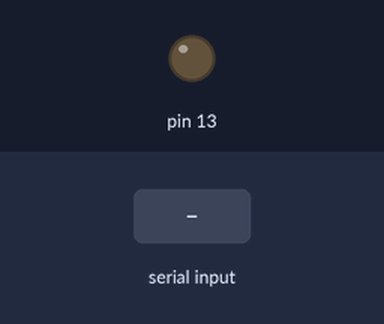
Simulated run of this sketch. Board: Arduino Uno, built with avr-gcc and run on an emulated ATmega328P. Shown: output pins drawn as LEDs (lit = HIGH). The test bench sets the inputs (shaded band). What the sketch prints to the serial monitor is not drawn.

Above: at 1.2 s.
1.3 s: "1" received over Serial
At 1.8 s:
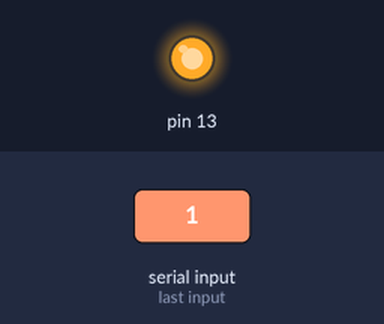
2.8 s: "0" received over Serial
At 4.0 s:
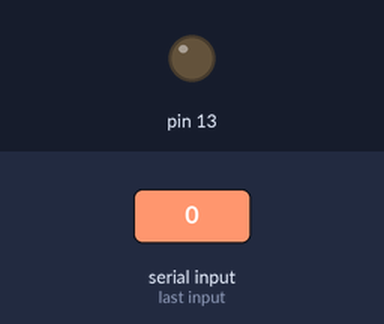
4.3 s: "2" received over Serial
At 5.3 s:
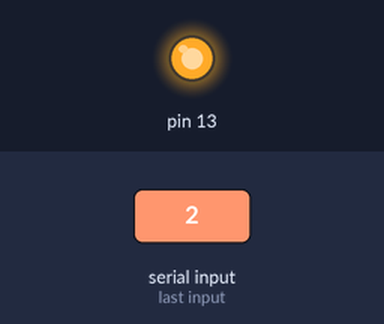
Timing chart, 0 to 7.3 s (numbered marks = the images above; inputs shaded):
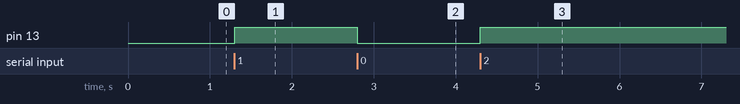

Measured:
- after the input at 1.3 s, pin 13: LOW → HIGH at once
- after the input at 2.8 s, pin 13: HIGH → LOW at once
- after the input at 4.3 s, pin 13: LOW → HIGH at once

The sketch:

arduino.ino
```cpp
// ping timer
int counter = 0;

// indicator toggle
boolean lightOn = false;

/*
 * Runs once when you press reset or power the board
 */
void setup() {
  // open serial port
  Serial.begin(115200);

  // initialize digital pin 13 as an output.
  pinMode(13, OUTPUT);
}

/*
 * Main
 */
void loop() {

  /*
   * Read Serial Bus
   */
  if (Serial.peek() != -1) {
    // read data from bus
    char c;
    do {
      c = (char) Serial.read();
    } while (Serial.peek() != -1);

    // toggle light if any input was found
    if (c != 0) {
      toggle();
    }
  }

  /*
   * Ping Serial Bus
   */
  if (++counter > 20) { // ping serial bus every 2s
    // ping
    Serial.print('a');
    counter = 0;
  }

  // loop throttle
  delay(100);
}

// toggle light on board
void toggle() {
  // switch
  lightOn = !lightOn;

  // set light as appropriate
  if (lightOn) {
    digitalWrite(13, HIGH);
  } else {
    digitalWrite(13, LOW);
  }
}
```
